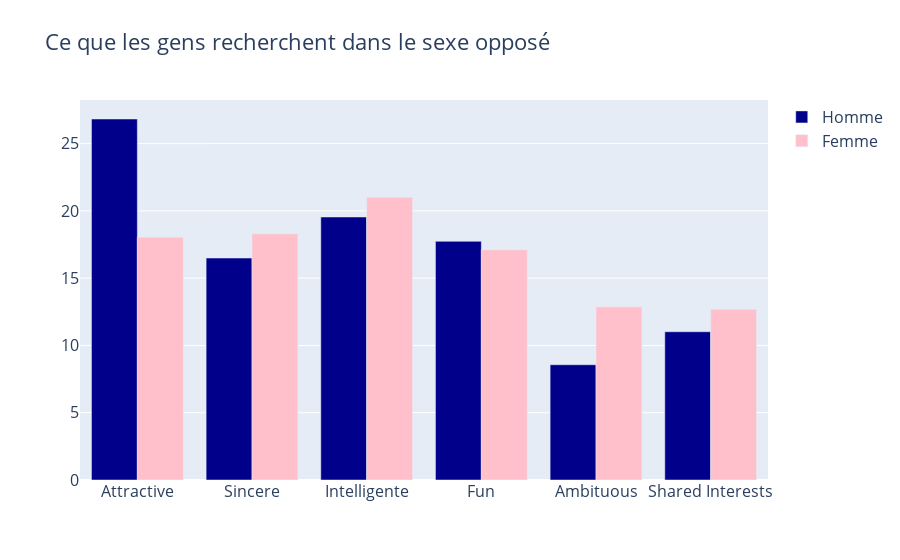

Notebook code cell kept with this figure:
### Code cell
# Création du premier graphe
trace1 = go.Bar(
    y=list(atributes_gender.iloc[1]),
    x=atributes_gender.columns.values,
    name='Homme',
    marker=dict(
        color='darkblue'
    )
)
# Création du second graphe
trace2 = go.Bar(
    y=list(atributes_gender.iloc[0]),
    x=atributes_gender.columns.values,
    name='Femme',
    marker=dict(
        color='pink'
    )
)

# Création du double graphe
data = [trace1, trace2]
layout = go.Layout(
    title='Ce que les gens recherchent dans le sexe opposé',
    font=dict(
        size=16
    ),
    legend=dict(
        font=dict(
            size=16
        )
    )
)
fig = go.Figure(data=data, layout=layout)
py.iplot(fig, filename='barchart')

### Figure 1 — Plotly figure (JSON) as saved in the notebook; plotly's stock layout.template omitted (floating-point values rounded to 4 significant figures)
{"data": [{"marker": {"color": "darkblue"}, "name": "Homme", "type": "bar", "x": ["Attractive", "Sincere", "Intelligente", "Fun", "Ambituous", "Shared Interests"], "y": [26.83, 16.5, 19.54, 17.74, 8.567, 11.02]}, {"marker": {"color": "pink"}, "name": "Femme", "type": "bar", "x": ["Attractive", "Sincere", "Intelligente", "Fun", "Ambituous", "Shared Interests"], "y": [18.05, 18.29, 21.02, 17.11, 12.87, 12.7]}], "layout": {"font": {"size": 16}, "legend": {"font": {"size": 16}}, "title": {"text": "Ce que les gens recherchent dans le sexe opposé"}}}
